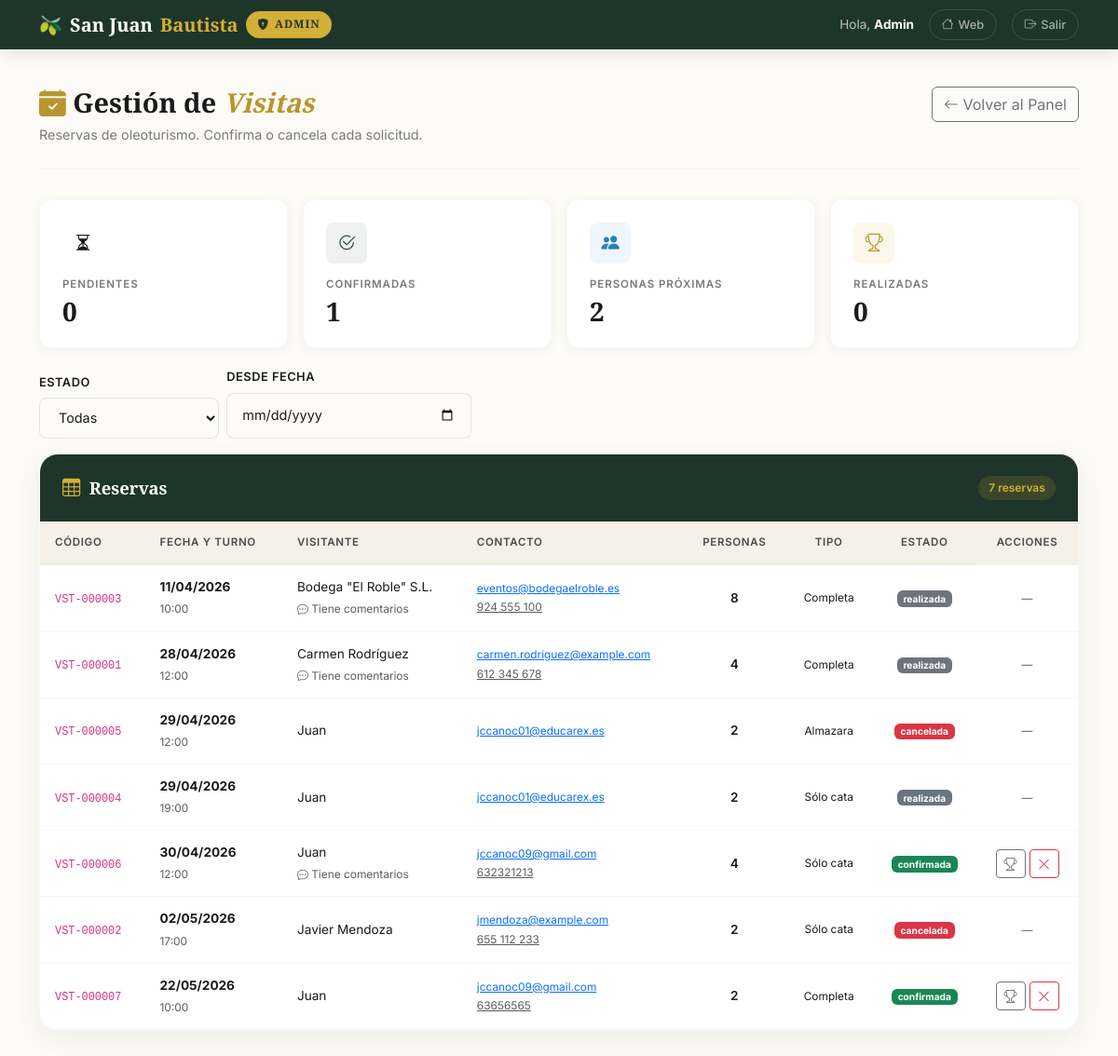
The page /admin/visitas.php (signed in) on the database its author committed.
### tables this page shows
CREATE TABLE `visitas` (
  `id` int(10) unsigned NOT NULL AUTO_INCREMENT,
  `nombre` varchar(100) NOT NULL,
  `email` varchar(180) NOT NULL,
  `telefono` varchar(20) DEFAULT NULL,
  `fecha_visita` date NOT NULL,
  `hora_visita` time NOT NULL,
  `num_personas` tinyint(3) unsigned NOT NULL,
  `tipo_visita` enum('cata','almazara','completa') NOT NULL DEFAULT 'completa' COMMENT 'cata=solo cata · almazara=solo recorrido · completa=ambas',
  `comentarios` text DEFAULT NULL,
  `estado` enum('pendiente','confirmada','cancelada','realizada') NOT NULL DEFAULT 'pendiente' COMMENT 'Ciclo de vida: el admin confirma o cancela; "realizada" tras la visita',
  `id_usuario` int(10) unsigned DEFAULT NULL,
  `created_at` timestamp NOT NULL DEFAULT current_timestamp(),
  `updated_at` timestamp NOT NULL DEFAULT current_timestamp() ON UPDATE current_timestamp(),
  PRIMARY KEY (`id`),
  KEY `fk_visita_usuario` (`id_usuario`),
  KEY `idx_visitas_fecha` (`fecha_visita`,`hora_visita`),
  KEY `idx_visitas_estado` (`estado`),
  KEY `idx_visitas_email` (`email`),
  CONSTRAINT `fk_visita_usuario` FOREIGN KEY (`id_usuario`) REFERENCES `usuarios` (`id`) ON DELETE SET NULL,
  CONSTRAINT `chk_visitas_personas` CHECK (`num_personas` between 1 and 10)
);

### admin/visitas.php (the view, shortened to what this page needs)
<?php
$mensaje_error = '';
$filtroEstado = $_GET['estado']     ?? 'todas';
$filtroDesde  = $_GET['desde']      ?? '';
$estadosVal   = ['todas', 'pendiente', 'confirmada', 'cancelada', 'realizada'];
try {
    $pdo = getConexion();
    $sql = '
        SELECT v.*, u.nombre AS user_nombre
        FROM visitas v
        LEFT JOIN usuarios u ON u.id = v.id_usuario
        WHERE 1 = 1
    ';
    $params = [];
    $sql .= ' ORDER BY v.fecha_visita ASC, v.hora_visita ASC';
    $stmt = $pdo->prepare($sql);
    $stmt->execute($params);
    $visitas = $stmt->fetchAll();
    $stats = $pdo->query('
        SELECT
            SUM(estado = "pendiente")  AS pendientes,
            SUM(estado = "confirmada") AS confirmadas,
            SUM(estado = "realizada")  AS realizadas,
            SUM(estado = "cancelada")  AS canceladas,
            COALESCE(SUM(IF(estado IN ("pendiente","confirmada"), num_personas, 0)), 0) AS prox_personas
        FROM visitas
        WHERE fecha_visita >= CURDATE()
    ')->fetch();
} catch (PDOException $e) {
    error_log('Error en admin_visitas: ' . $e->getMessage());
    $visitas = [];
    $stats   = ['pendientes' => 0, 'confirmadas' => 0, 'realizadas' => 0, 'canceladas' => 0, 'prox_personas' => 0];
    $mensaje_error = $mensaje_error ?: 'Error al cargar las reservas.';
}
$adminCssVer  = @filemtime(__DIR__ . '/../assets/css/admin.css') ?: '1';
$extraHead    = '<link rel="stylesheet" href="../assets/css/admin.css?v=' . $adminCssVer . '">';
require_once '../includes/header.php';
?>
<?php require_once '../includes/admin_navbar.php'; ?>
<main class="container" id="contenido-principal">
    <div class="page-header d-flex justify-content-between align-items-start flex-wrap gap-3">
        <div>
            <h1>
                <i class="bi bi-calendar-check-fill" style="color: var(--color-accent-dark);"></i>
                Gestión de <em>Visitas</em>
            </h1>
            <p>Reservas de oleoturismo. Confirma o cancela cada solicitud.</p>
        </div>
        <a href="index.php" class="btn btn-outline-secondary">
            <i class="bi bi-arrow-left"></i> Volver al Panel
        </a>
    </div>
    <div class="row g-3 mb-3">
        <div class="col-6 col-md-3">
            <div class="stat-card">
                <div class="stat-icon icon-amber"><i class="bi bi-hourglass-split"></i></div>
                <div class="stat-label">Pendientes</div>
                <div class="stat-value"><?= (int) $stats['pendientes'] ?></div>
            </div>
        </div>
        <div class="col-6 col-md-3">
            <div class="stat-card">
                <div class="stat-icon icon-green"><i class="bi bi-check2-circle"></i></div>
                <div class="stat-label">Confirmadas</div>
                <div class="stat-value"><?= (int) $stats['confirmadas'] ?></div>
            </div>
        </div>
        <div class="col-6 col-md-3">
            <div class="stat-card">
                <div class="stat-icon icon-blue"><i class="bi bi-people-fill"></i></div>
                <div class="stat-label">Personas próximas</div>
                <div class="stat-value"><?= (int) $stats['prox_personas'] ?></div>
            </div>
        </div>
        <div class="col-6 col-md-3">
            <div class="stat-card">
                <div class="stat-icon icon-gold"><i class="bi bi-trophy"></i></div>
                <div class="stat-label">Realizadas</div>
                <div class="stat-value"><?= (int) $stats['realizadas'] ?></div>
            </div>
        </div>
    </div>
    <form method="GET" class="d-flex gap-2 flex-wrap mb-3 align-items-end">
        <div>
            <label class="admin-label" for="filtro-estado">Estado</label>
            <select name="estado" id="filtro-estado" class="admin-select" onchange="this.form.submit()">
                <?php foreach ($estadosVal as $e): ?>
                    <option value="<?= $e ?>" <?= $filtroEstado === $e ? 'selected' : '' ?>>
                        <?= ucfirst($e) ?>
                    </option>
                <?php endforeach; ?>
            </select>
        </div>
        <div>
            <label class="admin-label" for="filtro-desde">Desde fecha</label>
            <input type="date" id="filtro-desde" name="desde" class="admin-input"
                   value="<?= htmlspecialchars($filtroDesde) ?>" onchange="this.form.submit()">
        </div>
    </form>
    <div class="table-card">
        <div class="table-card-header">
            <div class="header-left"><i class="bi bi-table"></i><h2>Reservas</h2></div>
            <span class="badge-count"><?= count($visitas) ?> reserva<?= count($visitas) === 1 ? '' : 's' ?></span>
        </div>
        <div class="table-responsive">
            <?php if (empty($visitas)): ?>
                <div class="table-empty">
                    <i class="bi bi-calendar-x"></i>
                    <p>No hay reservas con esos filtros.</p>
                </div>
            <?php else: ?>
                <table class="table table-hover table-admin mb-0">
                    <thead>
                        <tr>
                            <th>Código</th>
                            <th>Fecha y turno</th>
                            <th>Visitante</th>
                            <th>Contacto</th>
                            <th class="text-center">Personas</th>
                            <th class="text-center">Tipo</th>
                            <th class="text-center">Estado</th>
                            <th class="text-center">Acciones</th>
                        </tr>
                    </thead>
                    <tbody>
                        <?php foreach ($visitas as $v):
                            $codigo  = 'VST-' . str_pad((string) $v['id'], 6, '0', STR_PAD_LEFT);
                            $colores = [
                                'pendiente'  => 'warning',
                                'confirmada' => 'success',
                                'cancelada'  => 'danger',
                                'realizada'  => 'secondary',
                            ];
                            $tiposLabel = [
                                'cata'      => 'Sólo cata',
                                'almazara'  => 'Almazara',
                                'completa'  => 'Completa',
                            ];
                        ?>
                            <tr>
                                <td><code><?= $codigo ?></code></td>
                                <td>
                                    <strong><?= date('d/m/Y', strtotime($v['fecha_visita'])) ?></strong>
                                    <br><small class="text-muted">
                                        <?= date('H:i', strtotime($v['hora_visita'])) ?>
                                    </small>
                                </td>
                                <td>
                                    <?= htmlspecialchars($v['nombre']) ?>
                                    <?php if ($v['comentarios']): ?>
                                        <br><small class="text-muted" title="<?= htmlspecialchars($v['comentarios']) ?>">
                                            <i class="bi bi-chat-dots"></i> Tiene comentarios
                                        </small>
                                    <?php endif; ?>
                                </td>
                                <td class="small">
                                    <a href="mailto:<?= htmlspecialchars($v['email']) ?>"><?= htmlspecialchars($v['email']) ?></a>
                                    <?php if ($v['telefono']): ?>
                                        <br><a href="tel:<?= htmlspecialchars($v['telefono']) ?>" class="text-muted">
                                            <?= htmlspecialchars($v['telefono']) ?>
                                        </a>
                                    <?php endif; ?>
                                </td>
                                <td class="text-center fw-semibold"><?= (int) $v['num_personas'] ?></td>
                                <td class="text-center small">
                                    <?= $tiposLabel[$v['tipo_visita']] ?? $v['tipo_visita'] ?>
                                </td>
                                <td class="text-center">
                                    <span class="badge bg-<?= $colores[$v['estado']] ?? 'secondary' ?>">
                                        <?= htmlspecialchars($v['estado']) ?>
                                    </span>
                                </td>
                                <td class="text-center">
                                    <?php if ($v['estado'] === 'pendiente' || $v['estado'] === 'confirmada'): ?>
                                        <div class="d-flex gap-1 justify-content-center flex-wrap">
                                            <?php if ($v['estado'] === 'confirmada'): ?>
                                                <form method="POST" class="d-inline" onsubmit="return confirm('¿Marcar la visita como realizada?');">
                                                    <button type="submit" class="btn btn-sm btn-outline-secondary" title="Marcar como realizada">
                                                        <i class="bi bi-trophy"></i>
                                                    </button>
                                                </form>
                                            <?php endif; ?>
                                            <form method="POST" class="d-inline" onsubmit="return confirm('¿Cancelar esta reserva?');">
                                                <button type="submit" class="btn btn-sm btn-outline-danger" title="Cancelar">
                                                    <i class="bi bi-x-lg"></i>
                                                </button>
                                            </form>
                                        </div>
                                    <?php else: ?>
                                        <span class="text-muted small">—</span>
                                    <?php endif; ?>
                                </td>
                            </tr>
                        <?php endforeach; ?>
                    </tbody>
                </table>
            <?php endif; ?>
        </div>
    </div>
    <div style="height: 3rem;"></div>
</main>
</body>
</html>

### assets/css/admin.css (style rules this page uses)
:root { --color-bg: #FDFBF7; --color-bg-alt: #F5F0E8; --color-primary: #2C4C3B; --color-primary-dark: #1E3529; --color-accent: #D4AF37; --color-accent-light: #E4C65A; --color-accent-dark: #B8962E; --color-text: #1A1A1A; --color-text-light: #4A4A4A; --color-text-muted: #7A7A7A; --color-white: #FFFFFF; --color-success: #2D8B4E; --color-danger: #C0392B; --font-heading: 'Playfair Display', Georgia, serif; --font-body: 'Inter', -apple-system, BlinkMacSystemFont, sans-serif; --radius-sm: 8px; --radius-md: 12px; --radius-lg: 20px; --shadow-sm: 0 2px 12px rgba(44, 76, 59, 0.06); --shadow-md: 0 8px 30px rgba(44, 76, 59, 0.08); --shadow-lg: 0 16px 50px rgba(44, 76, 59, 0.10); --transition-base: all 0.3s ease; }
body { font-family: var(--font-body); background: var(--color-bg); color: var(--color-text); line-height: 1.7; -webkit-font-smoothing: antialiased; }
.page-header { padding: 2.5rem 0 1.5rem; border-bottom: 1px solid rgba(44, 76, 59, 0.06); margin-bottom: 2rem; }
.page-header h1 { font-family: var(--font-heading); font-size: 1.8rem; font-weight: 700; color: var(--color-text); margin: 0 0 0.3rem; }
.page-header h1 em { color: var(--color-accent-dark); font-style: italic; }
.page-header p { font-size: 0.9rem; color: var(--color-text-muted); margin: 0; }
.stat-card { background: var(--color-white); border-radius: var(--radius-md); padding: 1.5rem; box-shadow: var(--shadow-sm); border: 1px solid rgba(44, 76, 59, 0.04); transition: var(--transition-base); height: 100%; }
.stat-card .stat-icon { width: 44px; height: 44px; border-radius: var(--radius-sm); display: flex; align-items: center; justify-content: center; margin-bottom: 0.8rem; font-size: 1.2rem; }
.stat-card .stat-icon.icon-green { background: rgba(44, 76, 59, 0.08); color: var(--color-primary); }
.stat-card .stat-icon.icon-gold { background: rgba(212, 175, 55, 0.1); color: var(--color-accent-dark); }
.stat-card .stat-icon.icon-blue { background: rgba(52, 152, 219, 0.08); color: #2980B9; }
.stat-card .stat-label { font-size: 0.72rem; font-weight: 600; text-transform: uppercase; letter-spacing: 0.08em; color: var(--color-text-muted); margin-bottom: 0.2rem; }
.stat-card .stat-value { font-family: var(--font-heading); font-size: 1.75rem; font-weight: 700; color: var(--color-text); line-height: 1.1; }
.admin-label { font-size: 0.8rem; font-weight: 600; color: var(--color-text); text-transform: uppercase; letter-spacing: 0.04em; margin-bottom: 0.35rem; }
.admin-input, .admin-select, .admin-textarea { width: 100%; padding: 0.7rem 1rem; border: 1.5px solid rgba(44, 76, 59, 0.12); border-radius: var(--radius-sm); font-family: var(--font-body); font-size: 0.9rem; color: var(--color-text); background: var(--color-bg); transition: var(--transition-base); outline: none; }
.table-card { background: var(--color-white); border-radius: var(--radius-lg); box-shadow: var(--shadow-md); border: 1px solid rgba(44, 76, 59, 0.04); overflow: hidden; }
.table-card-header { background: var(--color-primary-dark); padding: 1.25rem 1.5rem; display: flex; align-items: center; justify-content: space-between; }
.table-card-header .header-left { display: flex; align-items: center; gap: 0.6rem; }
.table-card-header i { font-size: 1.2rem; color: var(--color-accent); }
.table-card-header h2 { font-family: var(--font-heading); font-size: 1.15rem; font-weight: 600; color: var(--color-white); margin: 0; }
.table-card-header .badge-count { background: rgba(212, 175, 55, 0.15); color: var(--color-accent); font-size: 0.75rem; font-weight: 600; padding: 0.2rem 0.7rem; border-radius: 50px; }
.table-admin { margin: 0; font-size: 0.85rem; width: 100%; }
.table-admin thead th { background: var(--color-bg-alt); color: var(--color-text-light); font-weight: 600; font-size: 0.72rem; text-transform: uppercase; letter-spacing: 0.06em; padding: 0.8rem 1rem; border-bottom: 2px solid rgba(44, 76, 59, 0.08); white-space: nowrap; }
.table-admin tbody td { padding: 0.75rem 1rem; vertical-align: middle; border-bottom: 1px solid rgba(44, 76, 59, 0.04); color: var(--color-text); }
.table-admin thead th:last-child, .table-admin tbody td:last-child, .table-admin tfoot td:last-child { position: sticky; right: 0; z-index: 2; box-shadow: -6px 0 10px -6px rgba(0, 0, 0, .12); min-width: 72px; }
.table-admin thead th:last-child { background: var(--color-bg-alt); }
.table-admin tbody td:last-child, .table-admin tfoot td:last-child { background: var(--color-white); }

### rows shown on the page
visitas: id "VST-000003", fecha_visita "11/04/2026", hora_visita "10:00", nombre "Bodega \"El Roble\" S.L.", email "eventos@bodegaelroble.es", telefono "924 555 100", num_personas "8", tipo_visita "Completa", estado "realizada"
visitas: id "VST-000001", fecha_visita "28/04/2026", hora_visita "12:00", nombre "Carmen Rodríguez", email "carmen.rodriguez@example.com", telefono "612 345 678", num_personas "4", tipo_visita "Completa", estado "realizada"
visitas: id "VST-000005", fecha_visita "29/04/2026", hora_visita "12:00", nombre "Juan", email "jccanoc01@educarex.es", num_personas "2", tipo_visita "Almazara", estado "cancelada"
visitas: id "VST-000004", fecha_visita "29/04/2026", hora_visita "19:00", nombre "Juan", email "jccanoc01@educarex.es", num_personas "2", tipo_visita "Sólo cata", estado "realizada"
visitas: id "VST-000006", fecha_visita "30/04/2026", hora_visita "12:00", nombre "Juan", email "jccanoc09@gmail.com", telefono "632321213", num_personas "4", tipo_visita "Sólo cata", estado "confirmada"
visitas: id "VST-000002", fecha_visita "02/05/2026", hora_visita "17:00", nombre "Javier Mendoza", email "jmendoza@example.com", telefono "655 112 233", num_personas "2", tipo_visita "Sólo cata", estado "cancelada"
visitas: id "VST-000007", fecha_visita "22/05/2026", hora_visita "10:00", nombre "Juan", email "jccanoc09@gmail.com", telefono "63656565", num_personas "2", tipo_visita "Completa", estado "confirmada"

### other values the page prints
$_SESSION['nombre'] "Admin"
$stats['pendientes'] "0"
$stats['confirmadas'] "1"
$stats['prox_personas'] "2"
$stats['realizadas'] "0"
count($visitas) "7"
form field estado "Todas"
